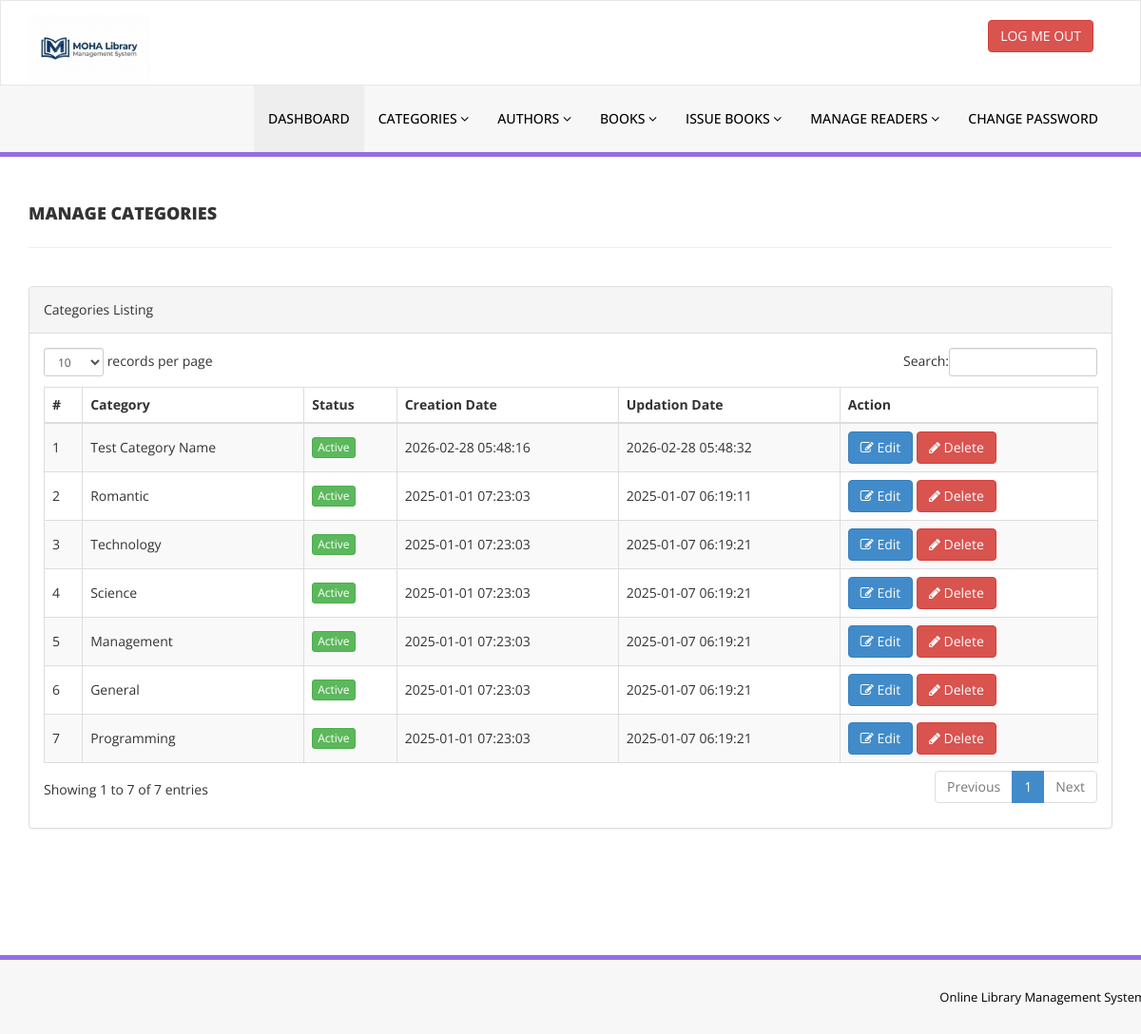
The app's page /admin/manage-categories.php (signed in) with its own data.
### tables this page shows
CREATE TABLE `tblcategory` (
  `id` int(11) NOT NULL,
  `CategoryName` varchar(150) DEFAULT NULL,
  `Status` int(1) DEFAULT NULL,
  `CreationDate` timestamp NULL DEFAULT current_timestamp(),
  `UpdationDate` timestamp NULL DEFAULT '0000-00-00 00:00:00' ON UPDATE current_timestamp()
);

### admin/manage-categories.php (the view, shortened to what this page needs)
<?php
include('includes/config.php');
if(strlen($_SESSION['alogin'])==0)
    {
header('location:index.php');
}
else{
    ?>
<!DOCTYPE html>
<html xmlns="http://www.w3.org/1999/xhtml">
<head>
    <link href="assets/css/bootstrap.css" rel="stylesheet" />
    <link href="assets/css/font-awesome.css" rel="stylesheet" />
    <link href="assets/js/dataTables/dataTables.bootstrap.css" rel="stylesheet" />
    <link href="assets/css/style.css" rel="stylesheet" />
</head>
<body>
<?php include('includes/header.php');?>
    <div class="content-wrapper">
         <div class="container">
        <div class="row pad-botm">
            <div class="col-md-12">
                <h4 class="header-line">Manage Categories</h4>
    </div>
     <div class="row">
</div>
        </div>
            <div class="row">
                <div class="col-md-12">
                    <div class="panel panel-default">
                        <div class="panel-heading">
                           Categories Listing
                        </div>
                        <div class="panel-body">
                            <div class="table-responsive">
                                <table class="table table-striped table-bordered table-hover" id="dataTables-example">
                                    <thead>
                                        <tr>
                                            <th>#</th>
                                            <th>Category</th>
                                            <th>Status</th>
                                            <th>Creation Date</th>
                                            <th>Updation Date</th>
                                            <th>Action</th>
                                        </tr>
                                    </thead>
                                    <tbody>
<?php $sql = "SELECT * from  tblcategory  order by creationDate DESC";
$query = $dbh -> prepare($sql);
$query->execute();
$results=$query->fetchAll(PDO::FETCH_OBJ);
$cnt=1;
if($query->rowCount() > 0)
{
foreach($results as $result)
{               ?>
                                        <tr class="odd gradeX">
                                            <td class="center"><?php echo htmlentities($cnt);?></td>
                                            <td class="center"><?php echo htmlentities($result->CategoryName);?></td>
                                            <td class="center"><?php if($result->Status==1) {?>
                                            <a href="#" class="btn btn-success btn-xs">Active</a>
                                            <?php } else {?>
                                            <a href="#" class="btn btn-danger btn-xs">Inactive</a>
                                            <?php } ?></td>
                                            <td class="center"><?php echo htmlentities($result->CreationDate);?></td>
                                            <td class="center"><?php echo htmlentities($result->UpdationDate);?></td>
                                            <td class="center">
                                            <a href="edit-category.php?catid=<?php echo htmlentities($result->id);?>"><button class="btn btn-primary"><i class="fa fa-edit "></i> Edit</button>
                                          <a href="manage-categories.php?del=<?php echo htmlentities($result->id);?>" onclick="return confirm('Are you sure you want to delete?');"" >  <button class="btn btn-danger"><i class="fa fa-pencil"></i> Delete</button>
                                            </td>
                                        </tr>
 <?php $cnt=$cnt+1;}} ?>
                                    </tbody>
                                </table>
                            </div>
                        </div>
                    </div>
                </div>
            </div>
    </div>
    </div>
  <?php include('includes/footer.php');?>
</body>
</html>
<?php } ?>

### admin/assets/css/style.css (style rules this page uses)
.content-wrapper { margin-top: 40px; min-height:800px; padding-bottom:90px; }
.header-line { font-weight:900; padding-bottom:25px; border-bottom:1px solid #eeeeee; text-transform:uppercase; }
.pad-botm { padding-bottom:30px; }
thead th { vertical-align: top !important; }
tbody td { vertical-align: middle !important; }

### records on screen
tblcategory: CategoryName "Test Category Name", Status "Active", CreationDate "2026-02-28 05:48:16", UpdationDate "2026-02-28 05:48:32"
tblcategory: CategoryName "Romantic", Status "Active", CreationDate "2025-01-01 07:23:03", UpdationDate "2025-01-07 06:19:11"
tblcategory: CategoryName "Technology", Status "Active", CreationDate "2025-01-01 07:23:03", UpdationDate "2025-01-07 06:19:21"
tblcategory: CategoryName "Science", Status "Active", CreationDate "2025-01-01 07:23:03", UpdationDate "2025-01-07 06:19:21"
tblcategory: CategoryName "Management", Status "Active", CreationDate "2025-01-01 07:23:03", UpdationDate "2025-01-07 06:19:21"
tblcategory: CategoryName "General", Status "Active", CreationDate "2025-01-01 07:23:03", UpdationDate "2025-01-07 06:19:21"
tblcategory: CategoryName "Programming", Status "Active", CreationDate "2025-01-01 07:23:03", UpdationDate "2025-01-07 06:19:21"
